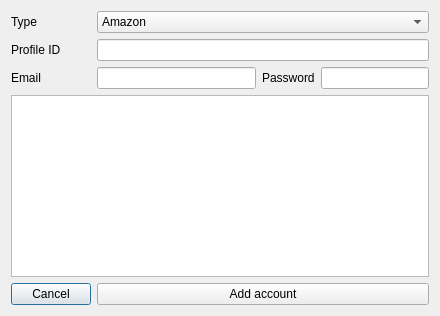
<?xml version="1.0" encoding="UTF-8"?>
<ui version="4.0">
 <class>Dialog</class>
 <widget class="QDialog" name="Dialog">
  <property name="geometry">
   <rect>
    <x>0</x>
    <y>0</y>
    <width>440</width>
    <height>316</height>
   </rect>
  </property>
  <property name="windowTitle">
   <string>Dialog</string>
  </property>
  <layout class="QGridLayout" name="gridLayout">
   <item row="0" column="0">
    <widget class="QLabel" name="label_4">
     <property name="text">
      <string>Type</string>
     </property>
    </widget>
   </item>
   <item row="5" column="0">
    <widget class="QPushButton" name="pushButtonProfileAddAccountcancel">
     <property name="text">
      <string>Cancel</string>
     </property>
    </widget>
   </item>
   <item row="3" column="3" colspan="2">
    <widget class="QLineEdit" name="lineEditProfileAddAccountPassword"/>
   </item>
   <item row="3" column="2">
    <widget class="QLabel" name="label_2">
     <property name="text">
      <string>Password</string>
     </property>
    </widget>
   </item>
   <item row="3" column="0">
    <widget class="QLabel" name="label">
     <property name="text">
      <string>Email</string>
     </property>
    </widget>
   </item>
   <item row="3" column="1">
    <widget class="QLineEdit" name="lineEditProfileAddAccountEmail"/>
   </item>
   <item row="0" column="1" colspan="4">
    <widget class="QComboBox" name="comboBoxProfileAddAccountType">
     <item>
      <property name="text">
       <string>Amazon</string>
      </property>
     </item>
     <item>
      <property name="text">
       <string>Ebay</string>
      </property>
     </item>
     <item>
      <property name="text">
       <string>Etzy</string>
      </property>
     </item>
    </widget>
   </item>
   <item row="1" column="1" colspan="4">
    <widget class="QLineEdit" name="lineEditProfileAddAccountID"/>
   </item>
   <item row="5" column="1" colspan="4">
    <widget class="QPushButton" name="pushButtonProfileAddaccount">
     <property name="text">
      <string>Add account</string>
     </property>
    </widget>
   </item>
   <item row="1" column="0">
    <widget class="QLabel" name="label_3">
     <property name="text">
      <string>Profile ID</string>
     </property>
    </widget>
   </item>
   <item row="4" column="0" colspan="5">
    <widget class="QPlainTextEdit" name="plainTextEditProfileAddAccountNote"/>
   </item>
  </layout>
 </widget>
 <resources/>
 <connections/>
</ui>
